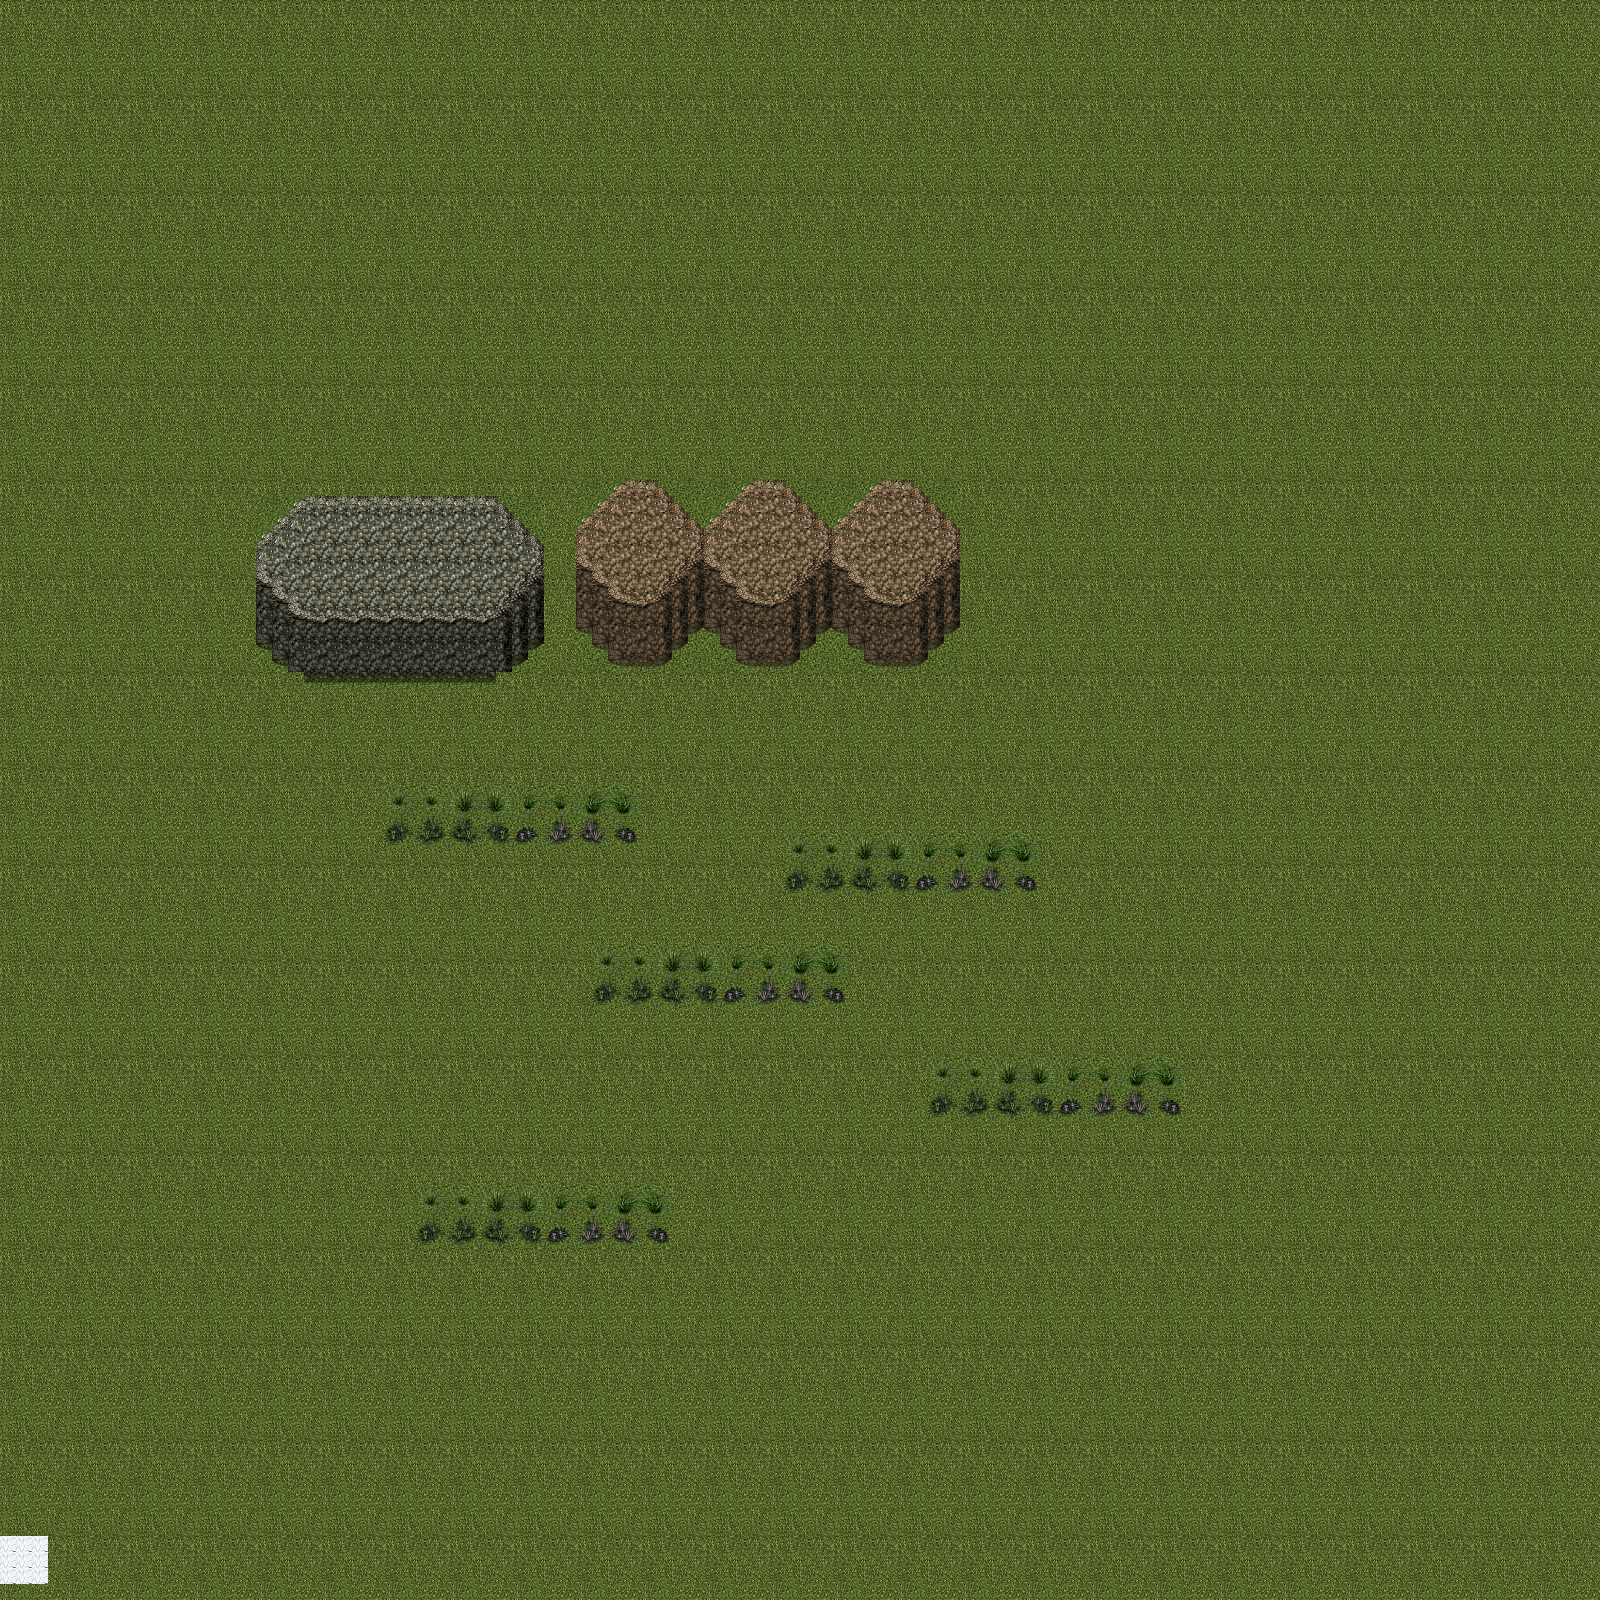

Tiled map render using the project's own tile images. Description and the map definition, with tile-layer contents summarised, below:
An orthogonal 100x100 tile map with 16x16 px tiles, 1 tile layer (main layer), 1 hidden layer not drawn, 2 tilesets and 2 objects.

<map version="1.0" orientation="orthogonal" renderorder="right-down" width="100" height="100" tilewidth="16" tileheight="16" nextobjectid="12">
 <tileset firstgid="1" name="earth" tilewidth="16" tileheight="16" tilecount="768" columns="32">
  <image source="earth.png" width="512" height="384" />
  <tile id="600">
   <animation>
    <frame tileid="280" duration="100" />
    <frame tileid="281" duration="100" />
    <frame tileid="282" duration="100" />
    <frame tileid="283" duration="100" />
   </animation>
  </tile>
  <tile id="632">
   <objectgroup draworder="index">
    <properties>
     <property name="blocked" value="" />
    </properties>
   </objectgroup>
  </tile>
  <tile id="760">
   <objectgroup draworder="index">
    <properties>
     <property name="blocked" value="" />
    </properties>
   </objectgroup>
  </tile>
 </tileset>
 <tileset firstgid="769" name="coll" tilewidth="16" tileheight="16" tilecount="512" columns="16">
  <image source="coll.png" width="256" height="512" />
 </tileset>
 <layer name="main layer" width="100" height="100">
  <data>[10000 cells, 10000 non-empty, 275 distinct tile ids]</data>
 </layer>
 <layer name="collision" width="100" height="100" visible="0">
  <data>[10000 cells, 140 non-empty, 1 distinct tile ids]</data>
 </layer>
 <objectgroup name="coll">
  <object id="9" x="1.33333" y="1582.67" width="1600" height="16" />
  <object id="11" x="416.667" y="1184" width="255.333" height="64">
   <properties>
   </properties>
  </object>
 </objectgroup>
</map>
